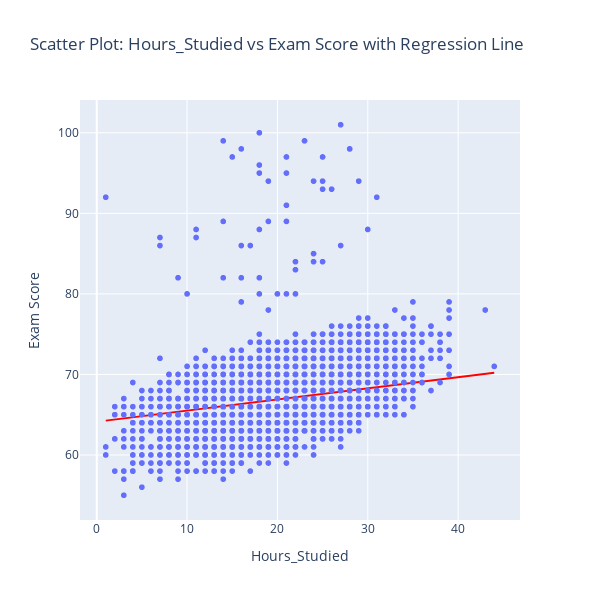

The cell this chart's notebook holds for it:
### Code cell
fig = px.scatter(
    df,
    x='Hours_Studied',
    y='Exam_Score',
    title='Scatter Plot: Hours_Studied vs Exam Score with Regression Line',
    labels={
        'Hours_Studied': 'Hours_Studied',
        'Exam_Score': 'Exam Score'
    }
)

fig.add_trace(go.Scatter(
    x=hours_studied_range,
    y=y_pred_line,
    mode='lines',
    line=dict(color='red'),
    hovertext=[f"Predicted Score: {score:.2f}" for score in y_pred_line]
))

fig.update_layout(showlegend=False,
        width=600,
        height=600,)
fig.show()

### Figure 1 — Plotly figure (JSON) as saved in the notebook; plotly's stock layout.template omitted (floating-point values rounded to 4 significant figures; data arrays with more than 128 entries replaced by an {"elided": "..."} marker saying what was removed)
{"data": [{"hovertemplate": "Hours_Studied=%{x}<br>Exam Score=%{y}<extra></extra>", "legendgroup": "", "marker": {"color": "#636efa", "symbol": "circle"}, "mode": "markers", "name": "", "showlegend": false, "type": "scattergl", "x": {"elided": "6607 int values"}, "xaxis": "x", "y": {"elided": "6607 int values"}, "yaxis": "y"}, {"hovertext": ["Predicted Score: 64.26", "Predicted Score: 64.32", "Predicted Score: 64.38", "Predicted Score: 64.44", "Predicted Score: 64.50", "Predicted Score: 64.56", "Predicted Score: 64.62", "Predicted Score: 64.68", "Predicted Score: 64.74", "Predicted Score: 64.80", "Predicted Score: 64.86", "Predicted Score: 64.92", "Predicted Score: 64.98", "Predicted Score: 65.04", "Predicted Score: 65.10", "Predicted Score: 65.16", "Predicted Score: 65.22", "Predicted Score: 65.28", "Predicted Score: 65.34", "Predicted Score: 65.40", "Predicted Score: 65.46", "Predicted Score: 65.52", "Predicted Score: 65.58", "Predicted Score: 65.64", "Predicted Score: 65.70", "Predicted Score: 65.76", "Predicted Score: 65.82", "Predicted Score: 65.88", "Predicted Score: 65.94", "Predicted Score: 66.00", "Predicted Score: 66.06", "Predicted Score: 66.12", "Predicted Score: 66.18", "Predicted Score: 66.24", "Predicted Score: 66.30", "Predicted Score: 66.36", "Predicted Score: 66.42", "Predicted Score: 66.48", "Predicted Score: 66.55", "Predicted Score: 66.61", "Predicted Score: 66.67", "Predicted Score: 66.73", "Predicted Score: 66.79", "Predicted Score: 66.85", "Predicted Score: 66.91", "Predicted Score: 66.97", "Predicted Score: 67.03", "Predicted Score: 67.09", "Predicted Score: 67.15", "Predicted Score: 67.21", "Predicted Score: 67.27", "Predicted Score: 67.33", "Predicted Score: 67.39", "Predicted Score: 67.45", "Predicted Score: 67.51", "Predicted Score: 67.57", "Predicted Score: 67.63", "Predicted Score: 67.69", "Predicted Score: 67.75", "Predicted Score: 67.81", "Predicted Score: 67.87", "Predicted Score: 67.93", "Predicted Score: 67.99", "Predicted Score: 68.05", "Predicted Score: 68.11", "Predicted Score: 68.17", "Predicted Score: 68.23", "Predicted Score: 68.29", "Predicted Score: 68.35", "Predicted Score: 68.41", "Predicted Score: 68.47", "Predicted Score: 68.53", "Predicted Score: 68.59", "Predicted Score: 68.65", "Predicted Score: 68.71", "Predicted Score: 68.77", "Predicted Score: 68.83", "Predicted Score: 68.89", "Predicted Score: 68.95", "Predicted Score: 69.01", "Predicted Score: 69.07", "Predicted Score: 69.13", "Predicted Score: 69.19", "Predicted Score: 69.25", "Predicted Score: 69.31", "Predicted Score: 69.37", "Predicted Score: 69.43", "Predicted Score: 69.49", "Predicted Score: 69.55", "Predicted Score: 69.61", "Predicted Score: 69.67", "Predicted Score: 69.73", "Predicted Score: 69.79", "Predicted Score: 69.85", "Predicted Score: 69.91", "Predicted Score: 69.97", "Predicted Score: 70.03", "Predicted Score: 70.09", "Predicted Score: 70.15", "Predicted Score: 70.21"], "line": {"color": "red"}, "mode": "lines", "type": "scatter", "x": [1, 1.434, 1.869, 2.303, 2.737, 3.172, 3.606, 4.04, 4.475, 4.909, 5.343, 5.778, 6.212, 6.646, 7.081, 7.515, 7.949, 8.384, 8.818, 9.253, 9.687, 10.12, 10.56, 10.99, 11.42, 11.86, 12.29, 12.73, 13.16, 13.6, 14.03, 14.46, 14.9, 15.33, 15.77, 16.2, 16.64, 17.07, 17.51, 17.94, 18.37, 18.81, 19.24, 19.68, 20.11, 20.55, 20.98, 21.41, 21.85, 22.28, 22.72, 23.15, 23.59, 24.02, 24.45, 24.89, 25.32, 25.76, 26.19, 26.63, 27.06, 27.49, 27.93, 28.36, 28.8, 29.23, 29.67, 30.1, 30.54, 30.97, 31.4, 31.84, 32.27, 32.71, 33.14, 33.58, 34.01, 34.44, 34.88, 35.31, 35.75, 36.18, 36.62, 37.05, 37.48, 37.92, 38.35, 38.79, 39.22, 39.66, 40.09, 40.53, 40.96, 41.39, 41.83, 42.26, 42.7, 43.13, 43.57, 44], "y": [64.26, 64.32, 64.38, 64.44, 64.5, 64.56, 64.62, 64.68, 64.74, 64.8, 64.86, 64.92, 64.98, 65.04, 65.1, 65.16, 65.22, 65.28, 65.34, 65.4, 65.46, 65.52, 65.58, 65.64, 65.7, 65.76, 65.82, 65.88, 65.94, 66.0, 66.06, 66.12, 66.18, 66.24, 66.3, 66.36, 66.42, 66.48, 66.55, 66.61, 66.67, 66.73, 66.79, 66.85, 66.91, 66.97, 67.03, 67.09, 67.15, 67.21, 67.27, 67.33, 67.39, 67.45, 67.51, 67.57, 67.63, 67.69, 67.75, 67.81, 67.87, 67.93, 67.99, 68.05, 68.11, 68.17, 68.23, 68.29, 68.35, 68.41, 68.47, 68.53, 68.59, 68.65, 68.71, 68.77, 68.83, 68.89, 68.95, 69.01, 69.07, 69.13, 69.19, 69.25, 69.31, 69.37, 69.43, 69.49, 69.55, 69.61, 69.67, 69.73, 69.79, 69.85, 69.91, 69.97, 70.03, 70.09, 70.15, 70.21]}], "layout": {"height": 600, "legend": {"tracegroupgap": 0}, "showlegend": false, "title": {"text": "Scatter Plot: Hours_Studied vs Exam Score with Regression Line"}, "width": 600, "xaxis": {"anchor": "y", "domain": [0, 1], "title": {"text": "Hours_Studied"}}, "yaxis": {"anchor": "x", "domain": [0, 1], "title": {"text": "Exam Score"}}}}
